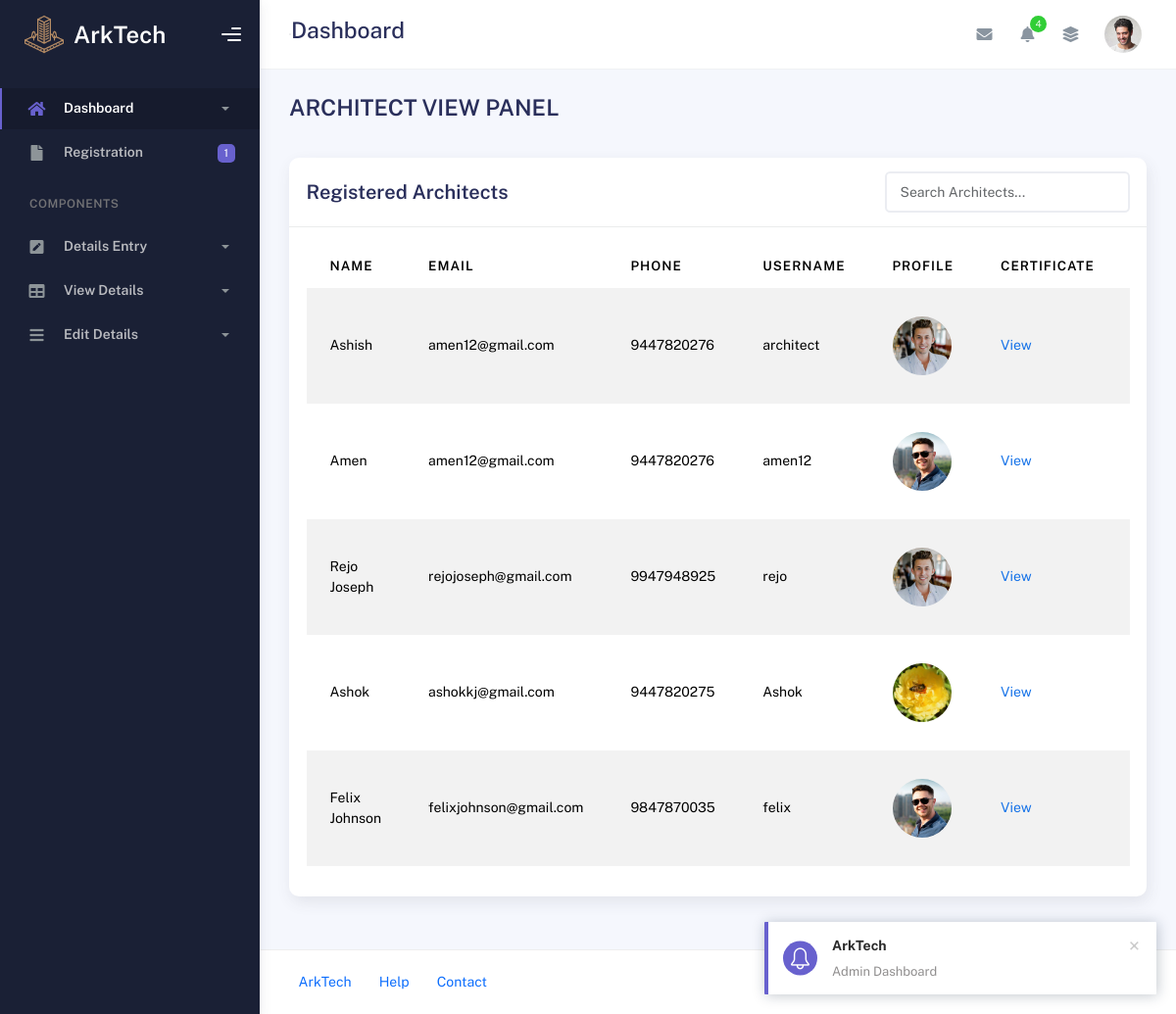
/Admin/architect_view.php, run on an earlier commit of the app's database.
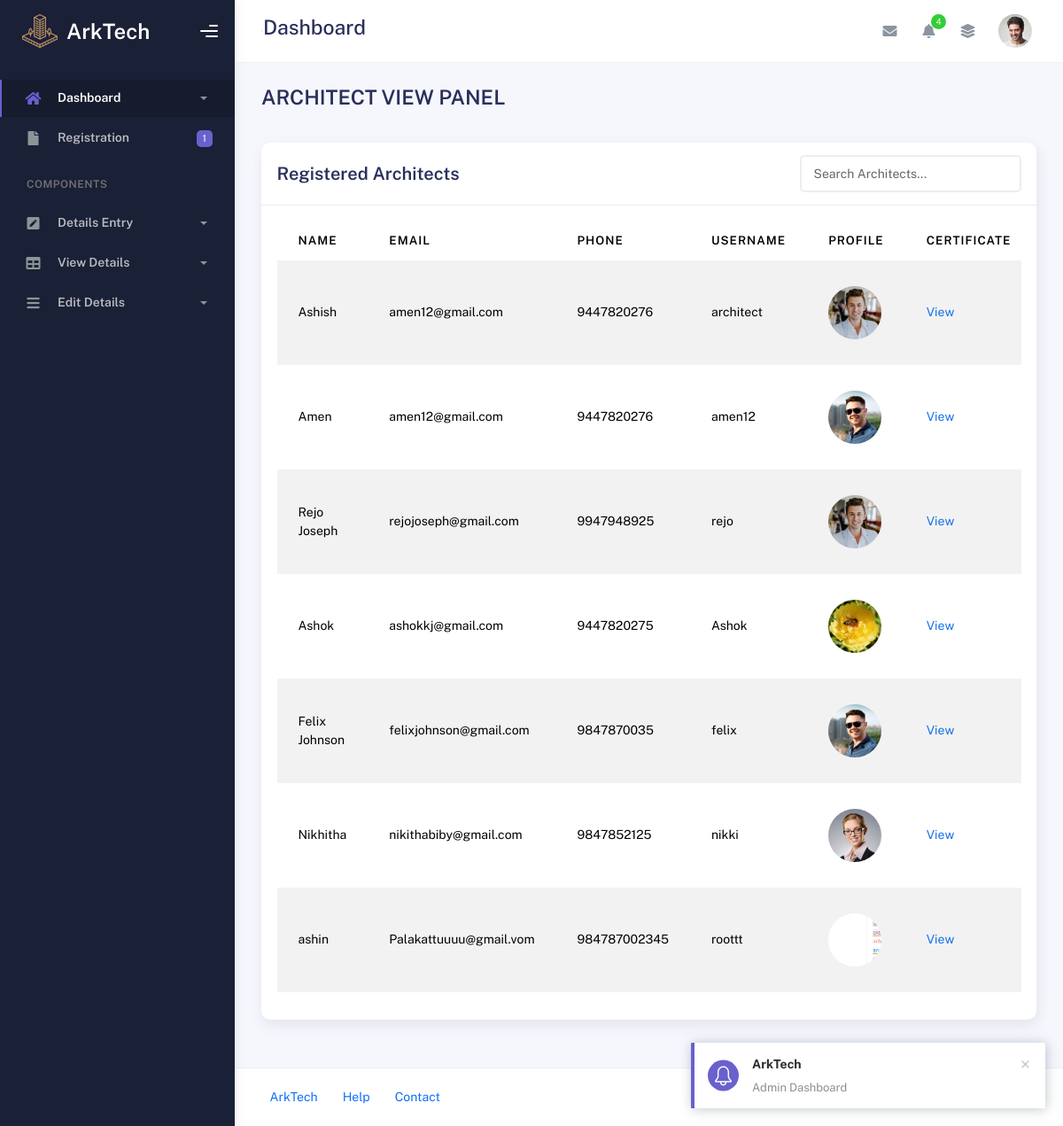
And on a later commit of the database.
### tables this page shows
CREATE TABLE IF NOT EXISTS `tbl_architects` (
  `architect_id` int NOT NULL AUTO_INCREMENT,
  `arch_name` varchar(50) NOT NULL,
  `about` mediumtext NOT NULL,
  `profiles` varchar(500) NOT NULL,
  `email` varchar(50) NOT NULL,
  `phone` bigint NOT NULL,
  `username` varchar(20) NOT NULL,
  `passwords` varchar(50) NOT NULL,
  `certificate_of_licensce` varchar(200) NOT NULL,
  `arch_locations` varchar(500) NOT NULL,
  `status` varchar(20) NOT NULL,
  `plan_id` int NOT NULL,
  `renewaldate` date NOT NULL,
  PRIMARY KEY (`architect_id`)
);

### dboperation.php (called while the page is built, shortened)
<?php
class dboperation
{
    public $con,$res;
    function __construct()
    {
        $this->con=mysqli_connect("localhost","root","","arktech");
    }
    public function executequery($sql)
    {
        $this->res=mysqli_query($this->con,$sql);
        return $this->res;
    }
}
?>

### Admin/architect_view.php (the view, shortened to what this page needs)
<?php
include("header.php");
include("../dboperation.php");
$obj = new dboperation();
$sql = "SELECT * FROM tbl_architects";
$res = $obj->executequery($sql);
?>
<div class="container">
  <div class="page-inner">
    <div class="page-header">
      <h3 class="fw-bold mb-3">ARCHITECT VIEW PANEL</h3>
    </div>
    <div class="row">
      <div class="col-md-12">
        <div class="card">
          <div class="card-header d-flex justify-content-between align-items-center">
            <h4 class="card-title m-0">Registered Architects</h4>
            <input type="text" id="architectSearch" class="form-control" style="width: 250px;" placeholder="Search Architects...">
          </div>
          <div class="card-body">
            <div class="table-responsive">
              <table id="architect-table" class="display table table-striped table-hover">
                <thead>
                  <tr>
                    <th>Name</th>
                    <th>Email</th>
                    <th>Phone</th>
                    <th>Username</th>
                    <th>Profile</th>
                    <th>Certificate</th>
                    <th>Status</th>
                  </tr>
                </thead>
                <tbody>
                  <?php while ($row = mysqli_fetch_array($res)) { ?>
                    <tr>
                      <td><?=($row["arch_name"]) ?></td>
                      <td><?=($row["email"]) ?></td>
                      <td><?=($row["phone"]) ?></td>
                      <td><?=($row["username"]) ?></td>
                      <td>
                        <?php if (!empty($row["profiles"])): ?>
                          <img src="../uploads/<?= $row["profiles"] ?>" alt="Profile Pic" width="60" height="60" style="object-fit:cover;border-radius:50%;">
                        <?php else: ?>
                          N/A
                        <?php endif; ?>
                      </td>
                      <td>
                        <?php if (!empty($row["certificate_of_licensce"])): ?>
                          <a href="#" onclick="openPopup('../uploads/<?= $row['certificate_of_licensce'] ?>'); return false;">View</a>
                        <?php else: ?>
                          N/A
                        <?php endif; ?>
                      </td>
                      <td>
                      </td>
                    </tr>
                  <?php } ?>
                </tbody>
              </table>
            </div>
          </div>
        </div>
      </div>
    </div>
  </div>
</div>
<?php include("footer.php"); ?>

### Admin/header.php (shortened to what this page needs)
<!DOCTYPE html>
<html lang="en">
  <head>
    <link rel="stylesheet" href="assets/css/bootstrap.min.css" />
    <link rel="stylesheet" href="assets/css/plugins.min.css" />
    <link rel="stylesheet" href="assets/css/kaiadmin.min.css" />
     <link href="https://cdn.jsdelivr.net/npm/bootstrap-icons@1.10.5/font/bootstrap-icons.css" rel="stylesheet">
  </head>
  <body>
    <div class="wrapper">
      <div class="sidebar" data-background-color="dark">
        <div class="sidebar-logo">
          <div class="logo-header" data-background-color="dark">
        <a href="index.php" class="logo d-flex align-items-center" style="text-decoration: none;">
        <img
            src="img/icon-1.png"
            alt="navbar brand"
            class="navbar-brand"
            height="40"
          />
        <span style="color: white; font-size: 24px; font-weight: 600; margin-left: 10px;">ArkTech</span>
        </a>
            <div class="nav-toggle">
              <button class="btn btn-toggle toggle-sidebar">
                <i class="gg-menu-right"></i>
              </button>
            </div>
          </div>
        </div>
        <div class="sidebar-wrapper scrollbar scrollbar-inner">
          <div class="sidebar-content">
            <ul class="nav nav-secondary">
              <li class="nav-item active">
                <a
                  data-bs-toggle="collapse"
                  href="#dashboard"
                  class="collapsed"
                  aria-expanded="false"
                >
                  <i class="fas fa-home"></i>
                  <p>Dashboard</p>
                  <span class="caret"></span>
                </a>
              </li>
              <li class="nav-item">
                <a href="architect_view.php">
                  <i class="fas fa-file"></i>
                  <p>Registration</p>
                  <span class="badge badge-secondary">1</span>
                </a>
              </li>
              <li class="nav-section">
                <h4 class="text-section">Components</h4>
              </li>
              <li class="nav-item">
                <a data-bs-toggle="collapse" href="#forms">
                  <i class="fas fa-pen-square"></i>
                  <p>Details Entry</p>
                  <span class="caret"></span>
                </a>
              </li>
            <li class="nav-item">
                <a data-bs-toggle="collapse" href="#tables">
                  <i class="fas fa-table"></i>
                  <p>View Details</p>
                  <span class="caret"></span>
                </a>
              </li>
              <li class="nav-item">
                <a data-bs-toggle="collapse" href="#submenu">
                  <i class="fas fa-bars"></i>
                  <p>Edit Details</p>
                  <span class="caret"></span>
                </a>
              </li>
            </ul>
          </div>
        </div>
      </div>
      <div class="main-panel">
        <div class="main-header">
          <nav
            class="navbar navbar-header navbar-header-transparent navbar-expand-lg border-bottom"
          >
            <div class="container-fluid">
              <nav
                class="navbar navbar-header-left navbar-expand-lg navbar-form nav-search p-0 d-none d-lg-flex"
              >
                <div class="input-group">
              </nav>
              <h3>Dashboard</h3>
              <ul class="navbar-nav topbar-nav ms-md-auto align-items-center">
                <li class="nav-item topbar-icon dropdown hidden-caret">
                  <a
                    class="nav-link dropdown-toggle"
                    href="#"
                    id="messageDropdown"
                    role="button"
                    data-bs-toggle="dropdown"
                    aria-haspopup="true"
                    aria-expanded="false"
                  >
                    <i class="fa fa-envelope"></i>
                  </a>
                </li>
                <li class="nav-item topbar-icon dropdown hidden-caret">
                  <a
                    class="nav-link dropdown-toggle"
                    href="#"
                    id="notifDropdown"
                    role="button"
                    data-bs-toggle="dropdown"
                    aria-haspopup="true"
                    aria-expanded="false"
                  >
                    <i class="fa fa-bell"></i>
                    <span class="notification">4</span>
                  </a>
                </li>
                <li class="nav-item topbar-icon dropdown hidden-caret">
                  <a
                    class="nav-link"
                    data-bs-toggle="dropdown"
                    href="#"
                    aria-expanded="false"
                  >
                    <i class="fas fa-layer-group"></i>
                  </a>
                </li>
                <li class="nav-item topbar-user dropdown hidden-caret">
                  <a
                    class="dropdown-toggle profile-pic"
                    data-bs-toggle="dropdown"
                    href="#"
                    aria-expanded="false"
                  >
                    <div class="avatar-sm">
                      <img
                        src="assets/img/profile.jpg"
                        alt="..."
                        class="avatar-img rounded-circle"
                      />
                    </div>
                  </a>
                </li>
              </ul>
            </div>
          </nav>
        </div>

### Admin/footer.php (shortened to what this page needs)
<footer class="footer">
          <div class="container-fluid d-flex justify-content-between">
            <nav class="pull-left">
              <ul class="nav">
                <li class="nav-item">
                  <a class="nav-link" href="../Guest/index.php">
                    ArkTech
                  </a>
                </li>
                <li class="nav-item">
                  <a class="nav-link" href="#"> Help </a>
                </li>
                <li class="nav-item">
                  <a class="nav-link" href="../Guest/contact.php"> Contact </a>
                </li>
              </ul>
            </nav>
          </div>
        </footer>
      </div>
    </div>
  </body>
</html>

What changed in the data, as far as the page shows it:
added tbl_architects: arch_name "Nikhitha", email "nikithabiby@gmail.com", phone "9847852125", username "nikki", profiles (picture)
added tbl_architects: arch_name "ashin", email "Palakattuuuu@gmail.vom", phone "984787002345", username "roottt", profiles (picture)
